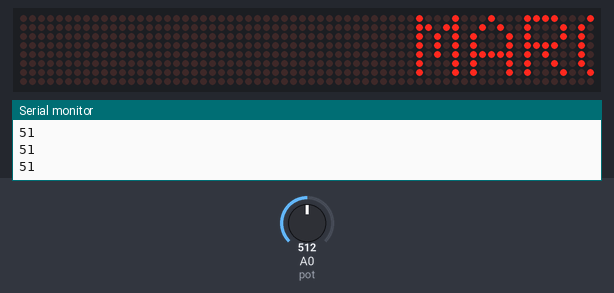
Bench run of a sketch on a simulated Arduino Uno, built with avr-gcc and run on an emulated ATmega328P. On the bench: 64×8 LED matrix, the last lines printed to the serial monitor. The test bench sets the inputs (shaded band); at power-on: A0 (pot) = 512.

Above: at 1.2 s.
1.3 s: A0 (pot) set to 122
At 3.6 s:
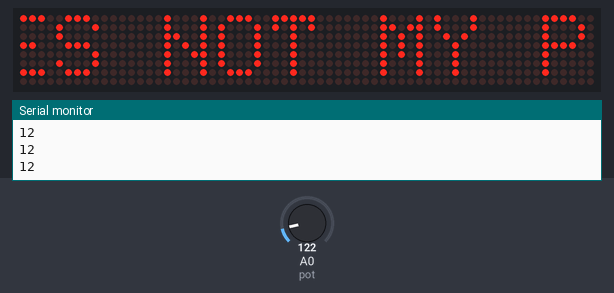
3.7 s: A0 (pot) set to 0
At 5.6 s:
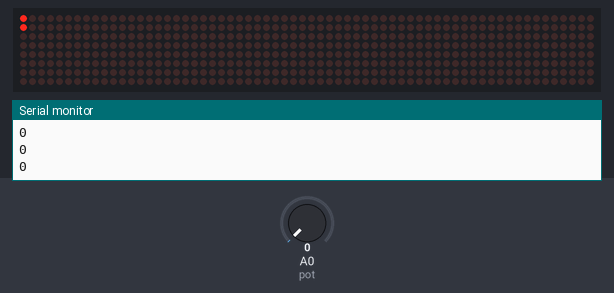
6.7 s: A0 (pot) set to 306
At 10.74 s:
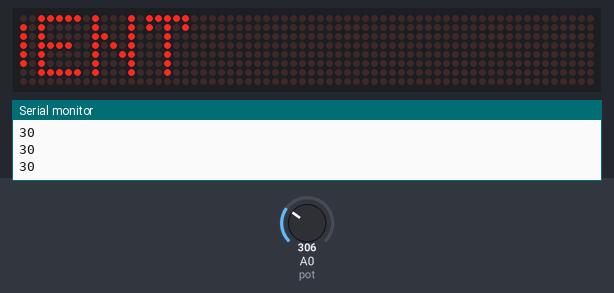

Measured:
- after the input at 6.7 s, the display: first changes at once (image 3 shows a later state)

The sketch:

8x64_Matrix_Scrolling_Text.ino
```cpp
#include <SPI.h>
#include <Adafruit_GFX.h>
#include <Max72xxPanel.h>
//Vcc - Vcc
//Gnd - Gnd
//Din - Pin 11)
//Cs - Pin 10)
//Clk - Pin 13)
const int pinCS = 10;
const int pot = A0;
const int numberOfHorizontalDisplays = 8;
const int numberOfVerticalDisplays = 1;
Max72xxPanel matrix = Max72xxPanel(pinCS, numberOfHorizontalDisplays, numberOfVerticalDisplays);
int wait = 0;
const int spacer = 1;
const int width = 5 + spacer;

void setup(){
  Serial.begin(9600);
  pinMode(A0, INPUT);
  matrix. setIntensity ( 1 ) ; // Adjust the brightness between 0 and 15
  matrix. setPosition ( 0 , 0 , 0 ) ; // The first display is at <0, 0>
  matrix. setPosition ( 1 , 1 , 0 ) ; // The second display is at <1, 0>
  matrix. setPosition ( 2 , 2 , 0 ) ; // The third display is in <2, 0>

  matrix. setPosition ( 3 , 3 , 0 ) ; // The fourth display is at <3, 0>
  matrix. setPosition ( 4 , 4 , 0 ) ; // The fifth display is at <4, 0>
  matrix. setPosition ( 5 , 5 , 0 ) ; // The sixth display is at <5, 0>
  matrix. setPosition ( 6 , 6 , 0 ) ; // The seventh display is at <6, 0>
  matrix. setPosition ( 7 , 7 , 0 ) ; // The eighth display is in <7, 0>
  matrix. setPosition ( 8 , 8 , 0 ) ; // The ninth display is at <8, 0>
  matrix. setRotation ( 0 , 1 ) ; // Display position
  matrix. setRotation ( 1 , 1 ) ; // Display position
  matrix. setRotation ( 2 , 1 ) ; // Display position
  matrix. setRotation ( 3 , 1 ) ; // Display position
  matrix. setRotation ( 4 , 1 ) ; // Display position
  matrix. setRotation ( 5 , 1 ) ; // Display position
  matrix. setRotation ( 6 , 1 ) ; // Display position
  matrix. setRotation ( 7 , 1 ) ; // Display position
  matrix. setRotation ( 8 , 1 ) ; // Display position
}
void loop(){
  String string = "MARCOKES NOT MY PRESIDENT";
  long int time = millis();

  while(Serial.available()){
    string += char(Serial.read());
  }

  for(int i = 0; i < width * string.length() + matrix.width() - 1 - spacer; i++){
    matrix.fillScreen(LOW);
    int letter = i / width;

    int x = (matrix.width() - 1) - i % width;
    int y = (matrix.height() - 8) / 2;
    while(x + width - spacer >= 0 && letter >= 0){
      if(letter < string.length()){
      matrix.drawChar(x, y, string[letter], HIGH, LOW, 1);
      }
      letter--;
      x -= width;
    }
    matrix.write();
    wait = analogRead(pot)/10;
    Serial.println(wait);
    delay(wait);
  }
 }
```
